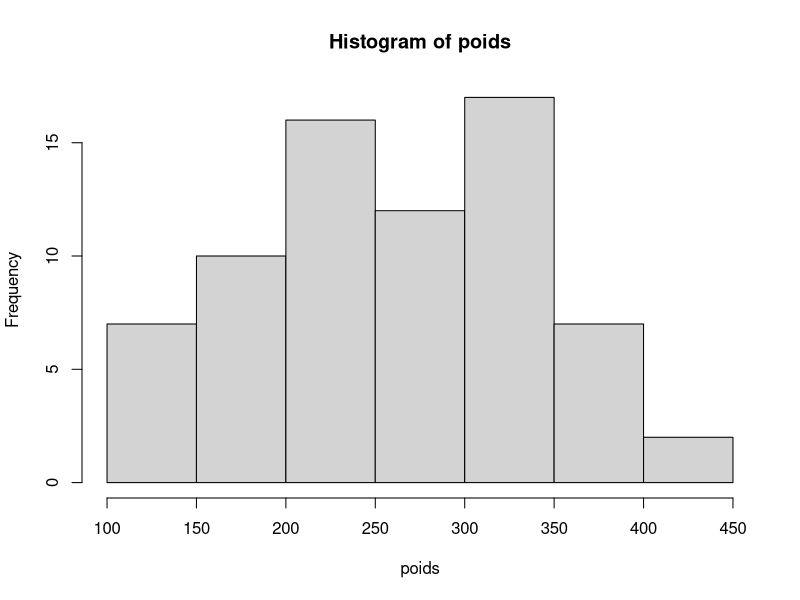
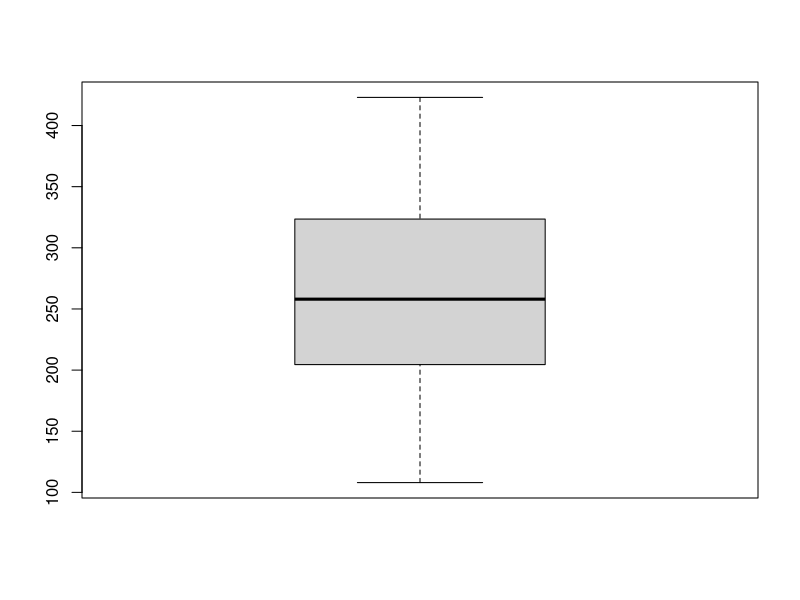

The R source for these figures, in order:
poids <- chickwts$weight
print(poids)
print(mean(poids))#moyenne
print(var(poids))#variance
print(sd(poids))#écart-type 
print(hist(poids))#histogramme
print(boxplot(poids)) #boxplot
print(median(poids))#mediane
print(quantile(poids,0.5))#mediane mais avec les quantiles
print(quantile(poids,0.25))#premier quartile
print(quantile(poids,0.75))#troisième quartile


nourriture <- chickwts$feed
print(mode(nourriture))
